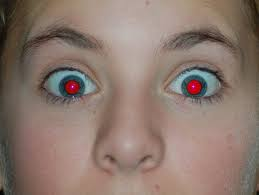
#> input picture red_eye.jpeg, 259 x 195 px
$ python -i eye_detection.py   (imports and definitions only)
#> lines starting #> are read from the running program, lines starting #| are printed output that depends on the picture; after the words box and inside, x2 and y2 are one past the last pixel; in counts of white or black regions, pixels touching at a corner belong together
import streamlit as st
from PIL import Image
import numpy as np
import cv2


def fillHoles(mask):
    kernel = np.ones((5, 5), np.uint8)
    return cv2.morphologyEx(mask, cv2.MORPH_CLOSE, kernel)


def detect_eyes(image_file):
#> called with image_file = 'red_eye.jpeg'
    ima = Image.open(image_file)
#> ima is the input picture: PIL image 259x195 RGB; mean R, G, B 139.7, 120, 110
    filebyte = np.array(ima)
    img = cv2.cvtColor(filebyte, cv2.COLOR_RGB2BGR)

    eyesCascade = cv2.CascadeClassifier(r'haarcascade_eye.xml')
    if eyesCascade.empty():
        raise ValueError("Haar cascade XML file not found or unable to load.")

    eyeRects = eyesCascade.detectMultiScale(img, 1.2, 20)
#> eyeRects = [[153, 44, 76, 76], [30, 48, 73, 73]]

    imgOut = img.copy()
    for (x, y, w, h) in eyeRects:
        eyeImage = img[y:y + h, x: x + w]
        blue, green, red = cv2.split(eyeImage)

        bg = cv2.add(blue, green)
        mask = (red > 50) & (red > bg)
        mask = mask.astype(np.uint8) * 255

        # Clean up mask by filling holes and dilating
        mask = fillHoles(mask)
        mask = cv2.dilate(mask, None, anchor=(-1, -1), iterations=1, borderType=1, borderValue=1)

        mean = bg // 2
        mask = mask.astype(bool)[:, :, np.newaxis]
        mean = mean[:, :, np.newaxis]

        # Copy the eye from the original image.
        eyeOut = eyeImage.copy()
        eyeOut = eyeOut.astype(np.ndarray)

        # Copy the mean image to the output image.
        np.copyto(eyeOut, mean, where=mask)

        # Copy the fixed eye to the output image.
        imgOut[y:y + h, x: x + w, :] = eyeOut
#> this loop made 2 passes
#> pass 1, in detect_eyes, `eyeImage = img[y:y + h, x: x + w]`:
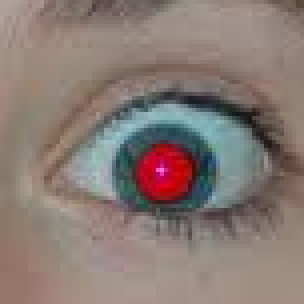
#> eyeImage: shape (76, 76, 3) (shown 4 times larger); mean B, G, R 115.7, 122.2, 136.8
#> pass 1, in detect_eyes, `blue, green, red = cv2.split(eyeImage)`:
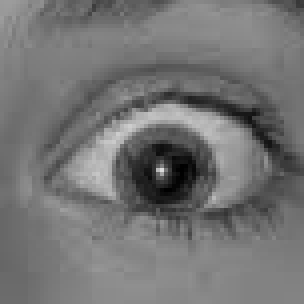
#> blue: shape (76, 76) (shown 4 times larger); min 0, max 221, mean 115.7
#> pass 1, in detect_eyes, `blue, green, red = cv2.split(eyeImage)`:
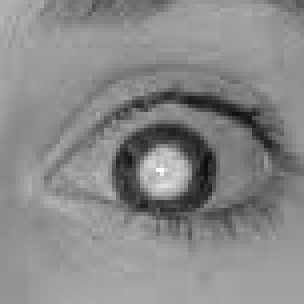
#> red: shape (76, 76) (shown 4 times larger); min 13, max 255, mean 136.8
#> after the loop:
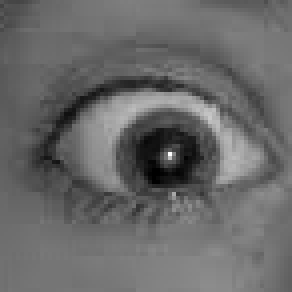
#> blue: shape (73, 73) (shown 4 times larger); min 0, max 255, mean 104.8
#> after the loop:
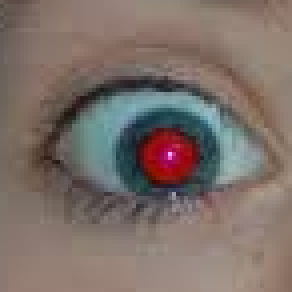
#> eyeImage: shape (73, 73, 3) (shown 4 times larger); mean B, G, R 104.8, 111.2, 125.1
#> after the loop:
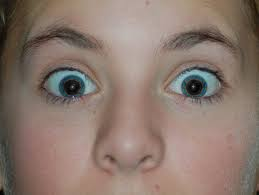
#> imgOut: shape (195, 259, 3); mean B, G, R 110, 120, 138.9
#> after the loop:
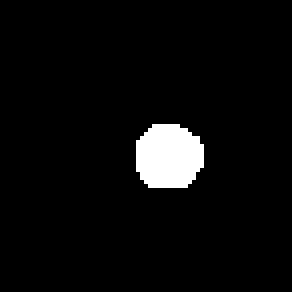
#> mask: shape (73, 73, 1) bool (shown 4 times larger); 4.3% white; 1 white region, box (x1, y1, x2, y2) and area: (34, 31, 51, 47) 228

    return imgOut


# Streamlit app setup
# [13 lines not run here, left out]

>>> result = detect_eyes('red_eye.jpeg')
